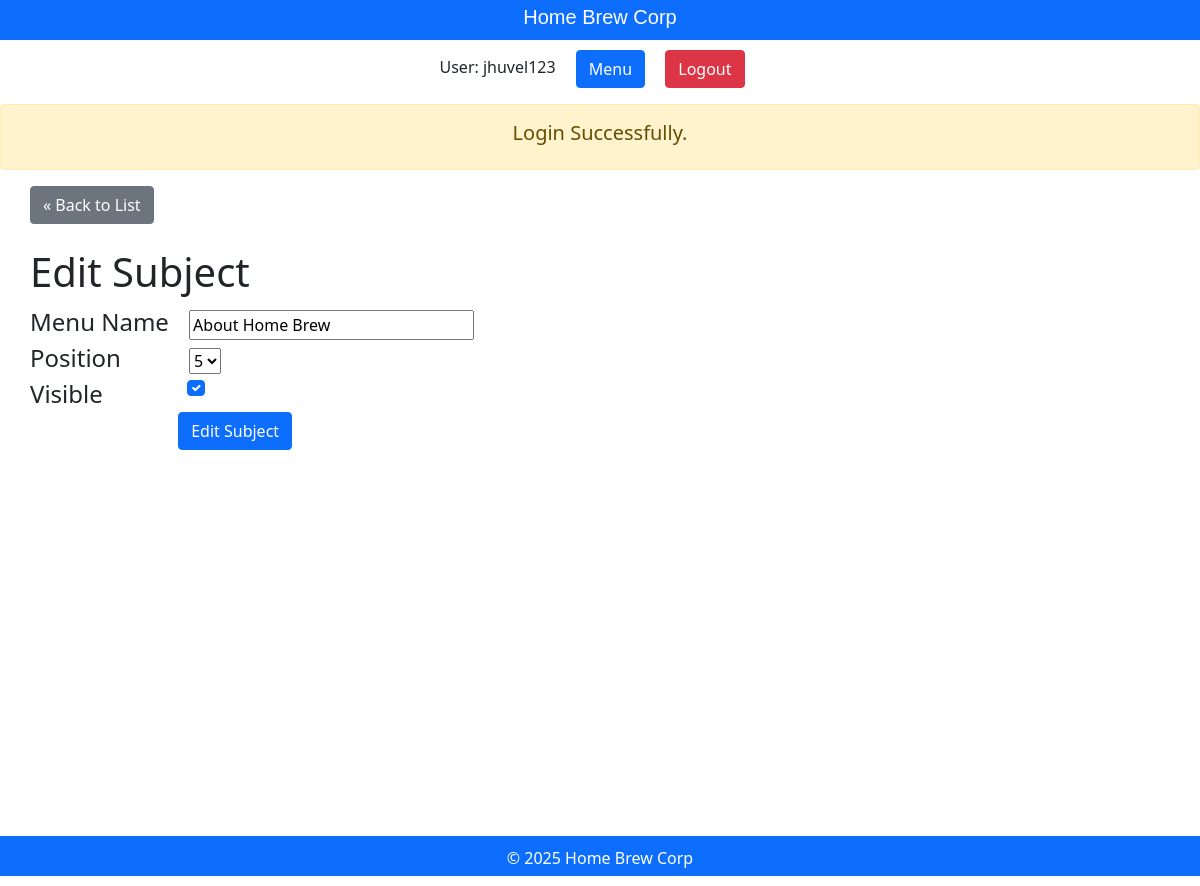
Screenshot of /staff/subjects/edit.php?id=12 (signed in) with the database file from the repository.
### tables this page shows
CREATE TABLE `subjects` (
  `id` int(11) NOT NULL,
  `menu_name` varchar(255) DEFAULT NULL,
  `position` int(3) DEFAULT NULL,
  `visible` tinyint(1) DEFAULT NULL
);

### private/database.php (called while the page is built, shortened)
<?php
function db_escape($connection, $string)
{
    return mysqli_escape_string($connection, $string);
}

### private/query_functions.php (called while the page is built, shortened)
<?php
function find_all_subjects($option = [])
{
    global $db;
    $visible = $option['visible'] ?? false;
    $sql = "SELECT * FROM subjects ";
    $sql .= "ORDER BY position ASC";
    $result = mysqli_query($db, $sql);
    return $result;
}
function find_subject_by_id($subject_id, $option = [])
{
    global $db;
    $visible = $option['visible'] ?? false;
    $sql = "SELECT * FROM subjects ";
    $sql .= "WHERE id='" . db_escape($db, $subject_id) . "'";
    $result = mysqli_query($db, $sql);
    $subject = mysqli_fetch_assoc($result);
    return $subject;
}

### public/staff/subjects/edit.php (the view, shortened to what this page needs)
<?php require_once('../../../private/initialize.php');
include(SHARED_PATH . '/staff_header.php');
$id = $_GET['id'];
if (is_post_request()) {
    $subject = [];
    $subject['id'] = $id;
    $subject['menu_name'] = $_POST['menu_name'] ?? '';
    $subject['position'] = $_POST['position'] ?? '';
    $subject['visible'] = $_POST['visible'] ?? '';
    $result = update_subject($subject);
    if ($result === true) {
        $_SESSION['message'] = 'The subject was updated successfully.';
        redirect_to('/staff/subjects/show.php?id=' . $id);
    } else {
        $errors = $result;
    }
} else {
    $subject = find_subject_by_id($id);
}
$subject_set = find_all_subjects();
$subject_count = mysqli_num_rows($subject_set);
?>
<div id="content">
    <a class="btn btn-secondary" href="<?php echo url_for('/staff/subjects/index.php') ?>">&laquo; Back to List</a>
    <h1 class="mt-4">Edit Subject</h1>
    <form action="<?php echo url_for('/staff/subjects/edit.php?id=' . hu($id)); ?>" method="post">
        <div class="form-group">
            <label class="fs-4 me-3" for="menu_name">Menu Name</label>
            <input type="text" class="w-25" name="menu_name" value="<?php echo h($subject['menu_name']) ?>">
        </div>
        <div class="form-group">
            <label class="fs-4 me-5" for="position">Position</label>
            <select class="ms-3" name="position">
                <?php
                for ($i = 1; $i <= $subject_count; $i++) {
                    echo "<option value=\"{$i}\"";
                    if ($subject['position'] == $i) {
                        echo "selected";
                    }
                    echo ">{$i}</option>";
                }
                ?>
            </select>
        </div>
        <div class="form-group">
            <label class="fs-4 me-4 pe-2" for="visible">Visible</label>
            <input class="form-check-input ms-5 px-2" type="checkbox" name="visible" value="1" <?php if ($subject['visible'] == "1") {
                                                                                                    echo "checked";
                                                                                                } ?>>
        </div>
        <input type="submit" value="Edit Subject" class="btn btn-primary ms-5"></input>
    </form>
</div>
<?php include(SHARED_PATH . '/staff_footer.php'); ?>

### public/stylesheets/staff.css (style rules this page uses)
body { margin: 0; padding: 0; }
#content { width: auto; min-height: 650px; padding: 0 30px; }

### rows the page displays
subjects: menu_name "About Home Brew", position "5", visible "☑"

### other values shown
$_SESSION['username'] "jhuvel123"
$message "Login Successfully."
